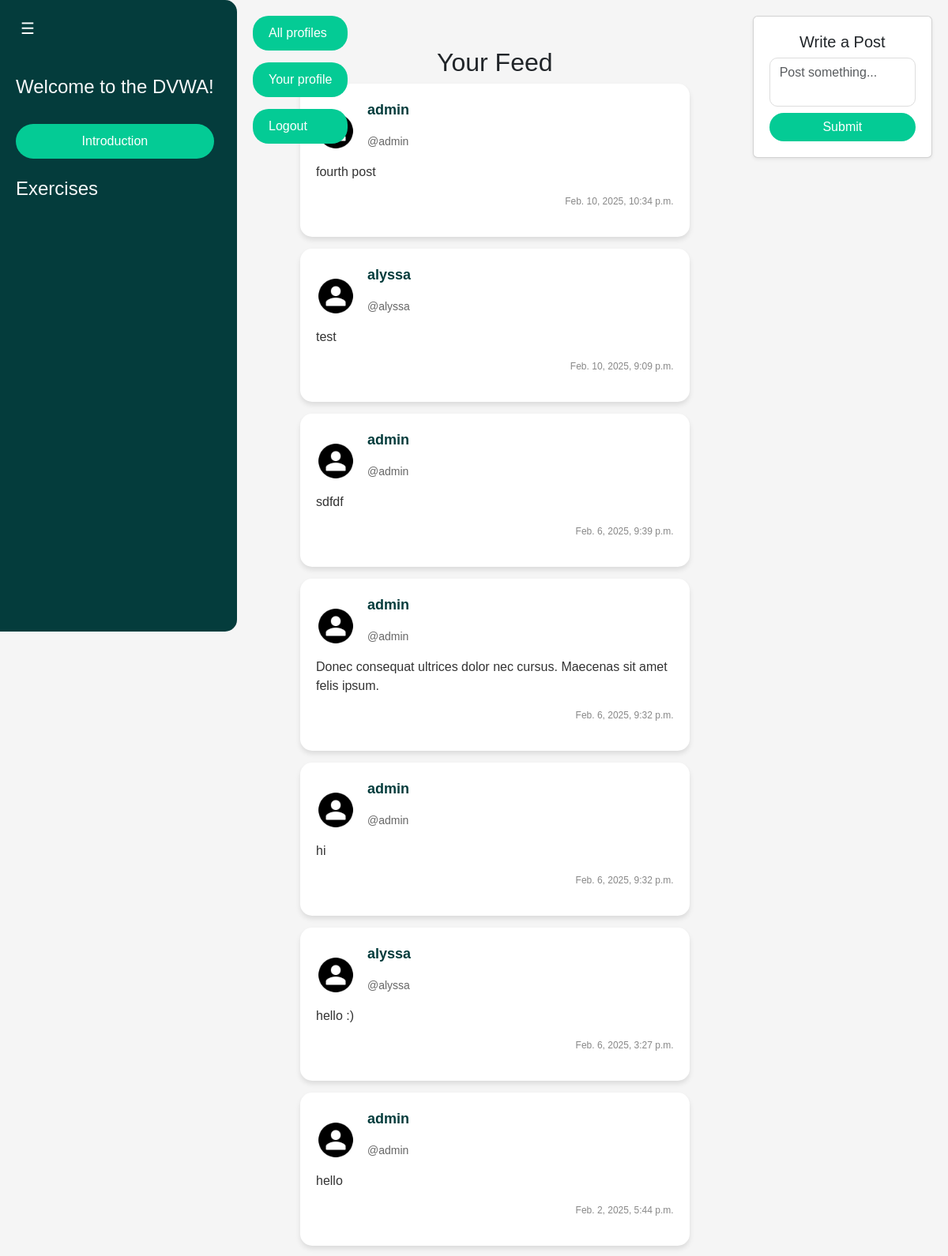
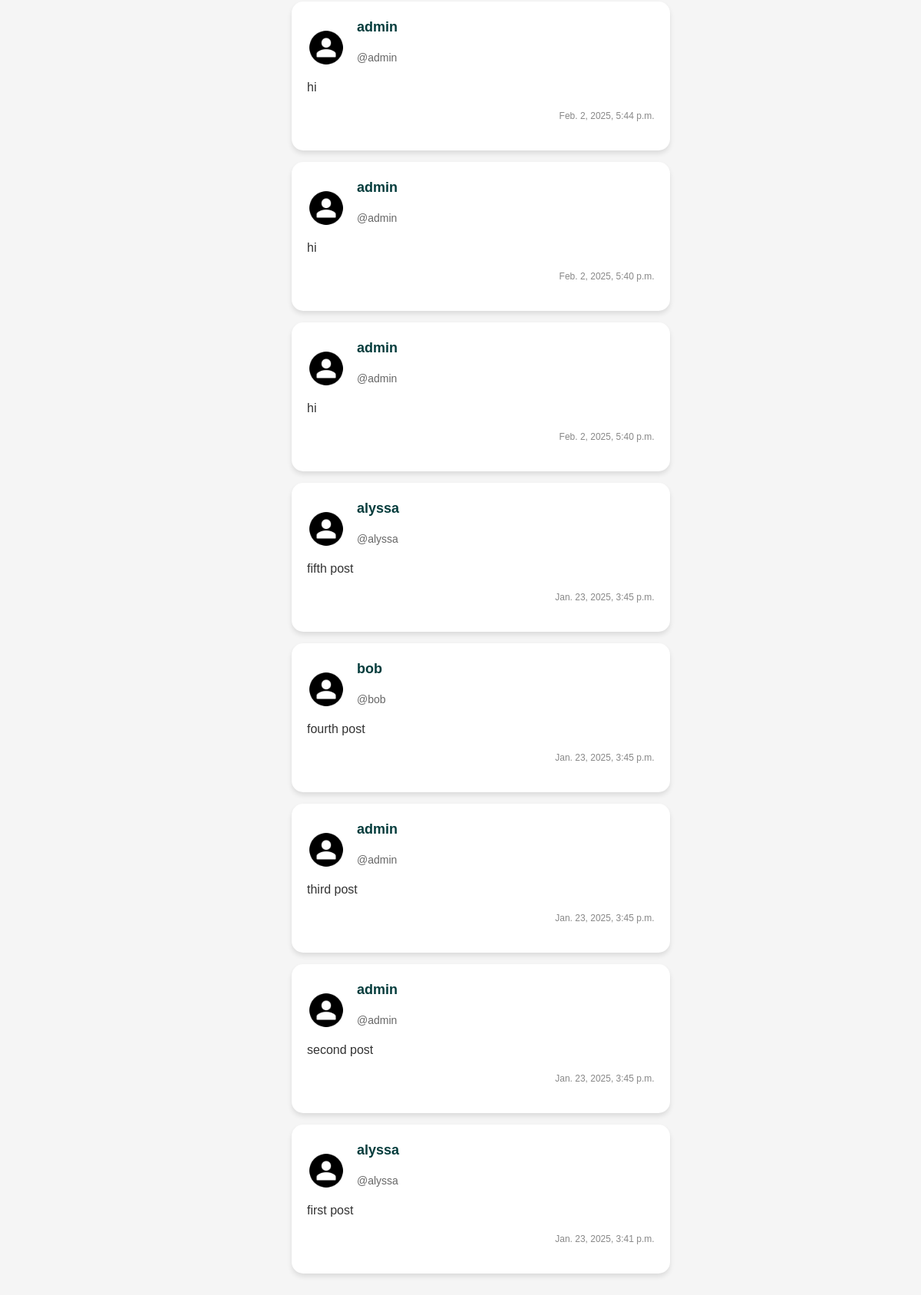
The page /feed/ (signed in) on the database its author committed (2 pictures, top to bottom).
### webapp/models.py (models this page shows, shortened)
class Post(models.Model):
    user = models.ForeignKey(
        User, related_name="posts", on_delete=models.DO_NOTHING
    )
    body = models.CharField(max_length=140)
    created_at = models.DateTimeField(auto_now_add=True)

### webapp/views.py (the view, shortened to what this page needs)
# urls.py: path('feed/', views.feed_view, name='feed'),
def feed_view(request):
    form = PostForm(request.POST or None)
    user_posts = Post.objects.filter(user=request.user)
    followed_users = request.user.profile.follows.all()
    followed_posts = Post.objects.filter(user__profile__in=followed_users)
    all_posts = (user_posts | followed_posts).order_by("-created_at")
    print("Total posts:", all_posts.count())
    return render(request, "feed.html", {"form": form, "all_posts": all_posts})

### webapp/forms.py (shortened to what this page needs)
class PostForm(forms.ModelForm):
    body = forms.CharField(required=True)
    class Meta:
        model = Post
        exclude = ("user", )

### webapp/templates/feed.html (shortened to what this page needs)
{% load static %}
<!DOCTYPE html>
<html lang="en">
<head>
    <link href="https://cdn.jsdelivr.net/npm/bootstrap@5.3.0-alpha1/dist/css/bootstrap.min.css" rel="stylesheet">
    <link rel="stylesheet" href="{% static 'css/style.css' %}">
</head>
<body>
    <div id="sidebar" class="sidebar">
        <button id="toggleBtn" class="toggle-btn">☰</button>
        <div class="menu-items">
            <h4 class="text-light mt-4">Welcome to the DVWA!</h4>
            <button class="btn btn-intro w-100 mt-4">Introduction</button>
            <h4 class="text-light mt-4">Exercises</h4>
        </div>
    </div>
    <div class="top-buttons">
        <a href="{% url 'profile_list' %}" class="btn-top">All profiles</a>
        <a href="{% url 'home' %}" class="btn-top">Your profile</a>
        <a href="{% url 'logout' %}" class="btn-top">Logout</a>
    </div>
    <div class="main-content">
        <div class="content-wrapper">
            <div class="feed-container">
                <h2 class="text-center">Your Feed</h2>
                <div class="feed-content">
                    {% for post in all_posts %}
                        <a href="{% url 'post' post.id %}" class="card-link">
                            <div class="post-item">
                                <div class="post-header">
                                    <img src="{% static 'images/default-avatar.png' %}" alt="User Avatar" class="post-avatar">
                                    <div class="post-user-info">
                                        <p class="username">{{ post.user.username }}</p>
                                        <p class="handle">@{{ post.user.username|lower }}</p>
                                    </div>
                                </div>
                                <div class="post-body">
                                    <p>{{ post.body }}</p>
                                </div>
                                <div class="post-footer">
                                    <p class="timestamp">{{ post.created_at }}</p>
                                </div>
                            </div>
                        </a>
                    {% empty %}
                        <p class="text-center text-muted">No posts available.</p>
                    {% endfor %}
                </div>
            </div>
            <div class="post-box">
                <div class="card shadow-sm">
                    <div class="card-body">
                        <h5 class="text-center">Write a Post</h5>
                        <form method="post">
                            <textarea name="body" class="form-control post-input" placeholder="Post something..."></textarea>
                            <button type="submit" class="btn btn-success w-100 rounded-pill mt-2">Submit</button>
                        </form>
                    </div>
                </div>
            </div>
        </div>
    </div>
</body>
</html>

### webapp/static/css/style.css (style rules this page uses)
body { background-color: #f5f5f5; font-family: 'Nunito', sans-serif; margin: 0; display: flex; height: 100vh; overflow-y: auto; }
.sidebar { background-color: #043c3c; color: white; width: 300px; height: 100vh; padding: 20px; position: fixed; top: 0; left: 0; overflow-x: hidden; transition: all 0.3s ease; display: flex; flex-direction: column; align-items: flex-start; border-radius: 0 15px 15px 0; }
.sidebar .toggle-btn { background: none; border: none; color: white; font-size: 20px; cursor: pointer; margin-bottom: 20px; }
.btn-intro { background-color: #04cb95; color: white; border: none; border-radius: 50px; padding: 10px 20px; font-size: 16px; text-align: center; cursor: pointer; transition: background-color 0.3s ease; }
.main-content { margin-left: 320px; padding: 20px; flex-grow: 1; display: flex; flex-direction: column; align-items: center; transition: margin-left 0.3s ease; }
.top-buttons { position: fixed; flex-direction: column; top: 20px; left: 320px; display: flex; gap: 15px; transition: left 0.3s ease; }
.btn-feed, .btn-top { text-decoration: none; background-color: #04cb95; color: white; border: none; padding: 10px 20px; border-radius: 20px; font-size: 16px; cursor: pointer; }
.card-body { padding: 20px; }
.card-link { text-decoration: none; color: inherit; display: block; width: 100%; }
.content-wrapper { display: flex; justify-content: space-between; width: 100%; max-width: 1200px; gap: 40px; }
.feed-container { width: 65%; margin: 40px; }
.post-box { width: 30%; max-width: 350px; position: sticky; top: 80px; }
.post-item { background-color: white; border-radius: 15px; box-shadow: 0px 4px 6px rgba(0, 0, 0, 0.1); padding: 20px; transition: transform 0.2s ease; margin-bottom: 15px; }
.post-header { display: flex; align-items: center; }
.post-avatar { width: 50px; height: 50px; border-radius: 50%; margin-right: 15px; }
.post-user-info .username { font-size: 18px; font-weight: bold; color: #043c3c; }
.post-user-info .handle { font-size: 14px; color: #666; }
.post-body { font-size: 16px; color: #333; margin-bottom: 15px; }
.post-footer { text-align: right; font-size: 12px; color: #888; }
.post-input { min-height: 120px; border-radius: 10px; border: 1px solid #ddd; resize: none; }
.btn-success { background-color: #04cb95; border: none; }

### rows shown on the page
Post: user.username "admin", body "fourth post", created_at "Feb. 10, 2025, 10:34 p.m."
Post: user.username "alyssa", body "test", created_at "Feb. 10, 2025, 9:09 p.m."
Post: user.username "admin", body "sdfdf", created_at "Feb. 6, 2025, 9:39 p.m."
Post: user.username "admin", body "Donec consequat ultrices dolor nec cursus. Maecenas sit amet felis ipsum.", created_at "Feb. 6, 2025, 9:32 p.m."
Post: user.username "admin", body "hi", created_at "Feb. 6, 2025, 9:32 p.m."
Post: user.username "alyssa", body "hello :)", created_at "Feb. 6, 2025, 3:27 p.m."
Post: user.username "admin", body "hello", created_at "Feb. 2, 2025, 5:44 p.m."
Post: user.username "admin", body "hi", created_at "Feb. 2, 2025, 5:44 p.m."
Post: user.username "admin", body "hi", created_at "Feb. 2, 2025, 5:40 p.m."
Post: user.username "admin", body "hi", created_at "Feb. 2, 2025, 5:40 p.m."
Post: user.username "alyssa", body "fifth post", created_at "Jan. 23, 2025, 3:45 p.m."
Post: user.username "bob", body "fourth post", created_at "Jan. 23, 2025, 3:45 p.m."
Post: user.username "admin", body "third post", created_at "Jan. 23, 2025, 3:45 p.m."
Post: user.username "admin", body "second post", created_at "Jan. 23, 2025, 3:45 p.m."
Post: user.username "alyssa", body "first post", created_at "Jan. 23, 2025, 3:41 p.m."
